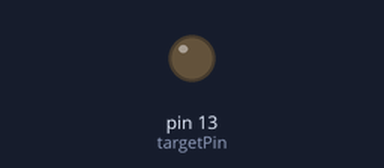
This sketch was run on a simulated Arduino Uno, built with avr-gcc and run on an emulated ATmega328P. On the bench: output pins drawn as LEDs (lit = HIGH). What the sketch prints to the serial monitor is not drawn.

Above: at 0.68 s.
At 2.83 s:
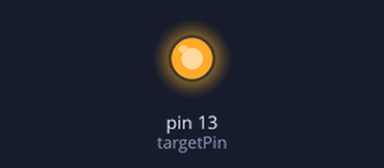
Timing chart, 0 to 3.1 s (numbered marks = the images above):
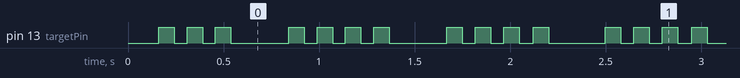

The sketch:

sirenBlink.ino
```cpp
//episode2: LED siren blink

// --------CONSTANTS (won't change)---------------

const int targetPin =  13;
const int intervalMinor = 70;  // number of millisecs that LED is off between flashes
const int intervalMajor = 300; // number of millisecs that LED is off between cycles
const int blinkDuration = 80;  // number of millisecs that LED is on
const int flashesInCycle = 3;  // number of flashes inside a cycle


//------------ VARIABLES (will change)---------------------

byte targetLedState = HIGH; // this variable is necesary to help arduino monitor the status of LED
//the initial condition (t=0) can be either HIGH or LOW
unsigned long currentMillis = 0;    // stores the value of millis() in each iteration of loop()
unsigned long previousLedMillis = 0;   // will store last time the LED was updated
int flashCount = 0;

//========== THE SETUP ==============================

void setup() {
  // put your setup code here, to run once:

  Serial.begin(9600); //default comm speed between arduino and serial monitor. no need to change.

  Serial.println("sirenBlink.ino");  // so we know what sketch is running
  pinMode(targetPin, OUTPUT);
}

//========== THE LOOP ==============================

void loop() {
  // put your main code here, to run repeatedly:

  currentMillis = millis();   // capture the latest value of millis()
  //   this is equivalent to noting the time from a clock

  updateTargetLED(); //monitoring status of LED and do approproate actions

}

//------------ OTHER FUNCTIONS ---------------------

void updateTargetLED() {
  int offInterval ;

  if (targetLedState == LOW) { //if the LED is OFF
    Serial.println("LOW");
    offInterval = (flashCount < flashesInCycle) ? intervalMinor : intervalMajor;  //choose interval value
    if ((unsigned long)currentMillis - previousLedMillis >= offInterval) {
      targetLedState = HIGH;
      digitalWrite(targetPin, targetLedState);
      previousLedMillis += offInterval;
      flashCount = (flashCount < flashesInCycle) ? (flashCount += 1) : 0; //update the counter
    }
  }
  else {  // i.e. if onBoardLedState is HIGH (if the LED is ON)
    Serial.println("HIGH");
    if ((unsigned long)currentMillis - previousLedMillis >= blinkDuration) {
      targetLedState = LOW;
      digitalWrite(targetPin, targetLedState);
      previousLedMillis += blinkDuration;
    }
  }
}
```

Measured:
- by itself, pin 13 (targetPin): repeats every 0.83 s: 2 × (LOW 0.07 s, HIGH 0.08 s), LOW 0.30 s, HIGH 0.08 s, LOW 0.07 s, HIGH 0.08 s
